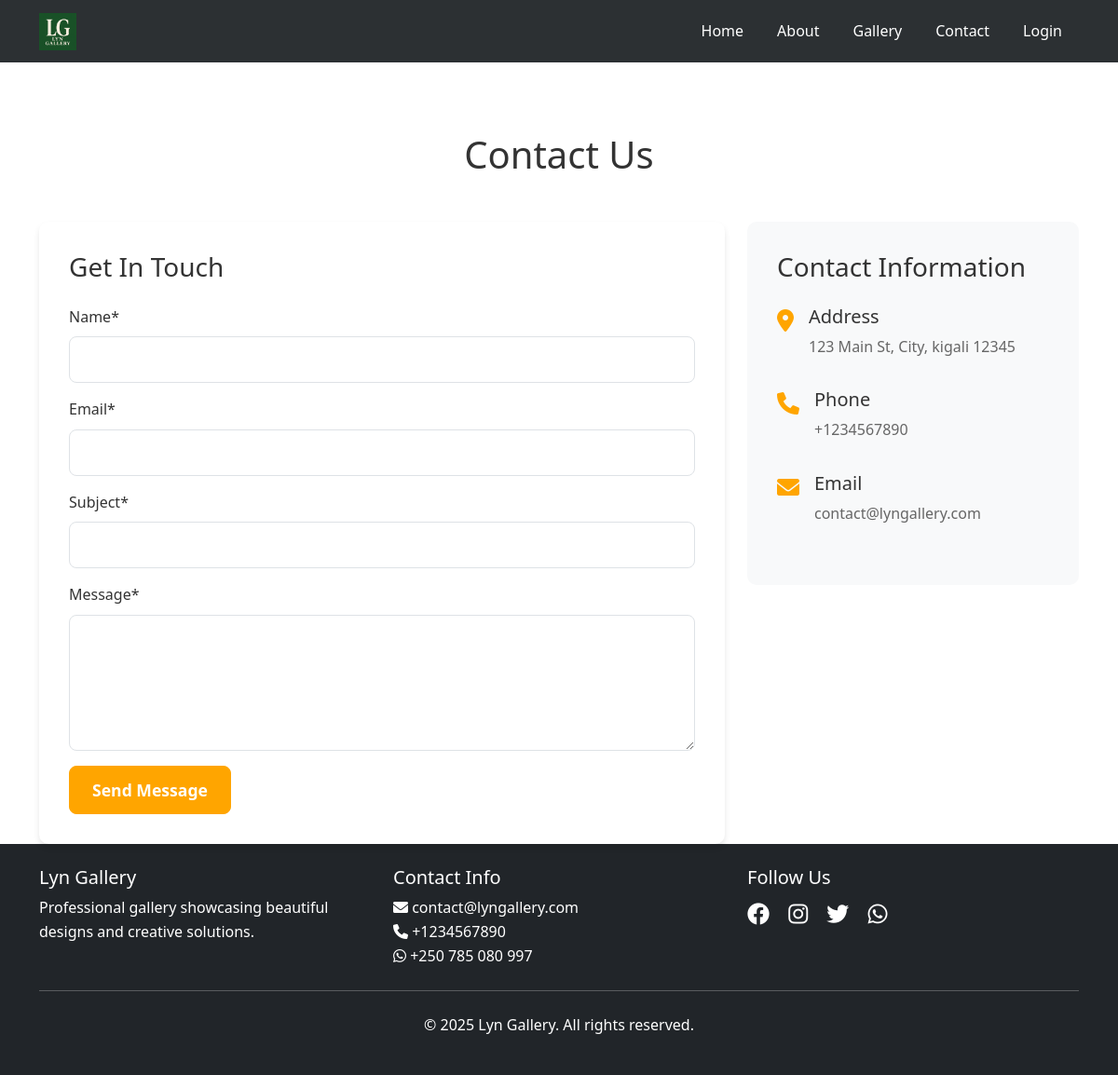
The app's page /contact/, older data.
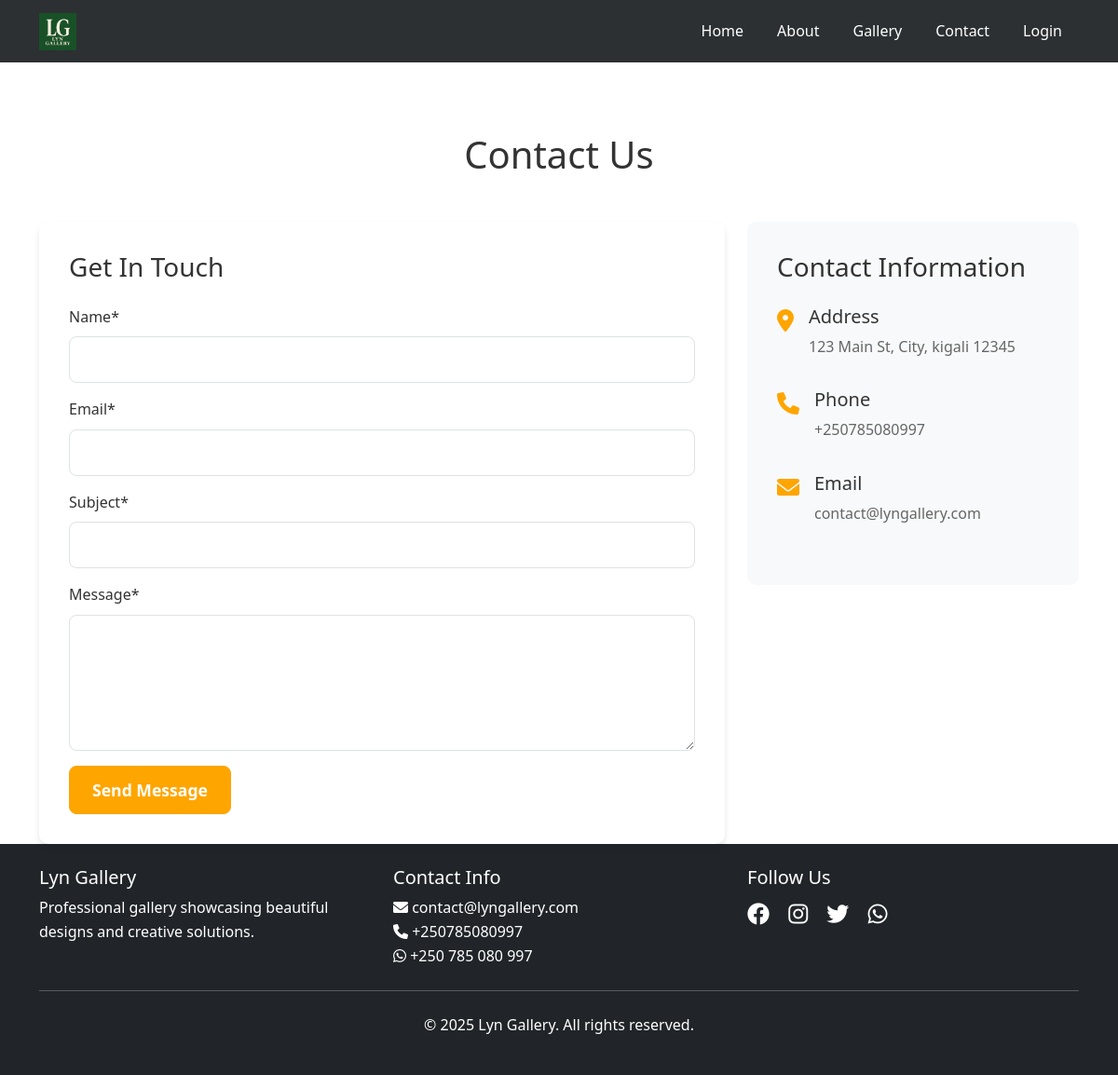
The same page, newer data.
### gallery/models.py (models this page shows, shortened)
class SiteSettings(models.Model):
    site_name = models.CharField(max_length=100, default="Lyn Gallery")
    logo = models.ImageField(upload_to='logos/', null=True, blank=True)
    hero_title = models.CharField(max_length=200, default="Design Your Kitchen with the Experts")
    hero_subtitle = models.CharField(max_length=300, default="$200 Deposit 3D Design & Measurement")
    hero_video = models.FileField(upload_to='videos/', null=True, blank=True)
    contact_email = models.EmailField(default="contact@lyngallery.com")
    contact_phone = models.CharField(max_length=20, default="+1234567890")
    address = models.TextField(default="123 Main St, City, State 12345")
    class Meta:
        verbose_name = "Site Settings"
        verbose_name_plural = "Site Settings"

### gallery/views.py (the view)
# urls.py: path('contact/', views.contact, name='contact'),
def contact(request):
    if request.method == 'POST':
        form = ContactForm(request.POST)
        if form.is_valid():
            form.save()
            messages.success(request, 'Your message has been sent successfully!')
            return redirect('gallery:contact')
    else:
        form = ContactForm()
    return render(request, 'contact.html', {'form': form})

### gallery/forms.py
class ContactForm(forms.ModelForm):
    class Meta:
        model = ContactMessage
        fields = ['name', 'email', 'subject', 'message']
        widgets = {
            'name': forms.TextInput(attrs={'class': 'form-control'}),
            'email': forms.EmailInput(attrs={'class': 'form-control'}),
            'subject': forms.TextInput(attrs={'class': 'form-control'}),
            'message': forms.Textarea(attrs={'class': 'form-control', 'rows': 5}),
        }

### gallery/context_processors.py (called while the page is built)
def site_settings(request):
    try:
        settings = SiteSettings.objects.get(id=1)
    except SiteSettings.DoesNotExist:
        settings = None
    return {'site_settings': settings}

### templates/contact.html (shortened to what this page needs)
{% extends 'base.html' %}
{% load static %}
{% load crispy_forms_tags %}
{% block content %}
<div class="container mt-5 pt-4">
    <div class="row">
        <div class="col-12">
            <h1 class="text-center mb-5">Contact Us</h1>
        </div>
    </div>
    <div class="row">
        <div class="col-lg-8">
            <div class="contact-form">
                <h3 class="mb-4">Get In Touch</h3>
                <form method="POST">
                    {{ form|crispy }}
                    <button type="submit" class="btn btn-primary">Send Message</button>
                </form>
            </div>
        </div>
        <div class="col-lg-4">
            <div class="contact-info">
                <h3 class="mb-4">Contact Information</h3>
                <div class="contact-item">
                    <i class="fas fa-map-marker-alt"></i>
                    <div>
                        <h5>Address</h5>
                        <p>{{ site_settings.address|default:"123 Main St, City, State 12345" }}</p>
                    </div>
                </div>
                <div class="contact-item">
                    <i class="fas fa-phone"></i>
                    <div>
                        <h5>Phone</h5>
                        <p>{{ site_settings.contact_phone|default:"+1234567890" }}</p>
                    </div>
                </div>
                <div class="contact-item">
                    <i class="fas fa-envelope"></i>
                    <div>
                        <h5>Email</h5>
                        <p>{{ site_settings.contact_email|default:"contact@lyngallery.com" }}</p>
                    </div>
                </div>
            </div>
        </div>
    </div>
</div>
{% endblock %}

### templates/base.html (shortened to what the changed rows need)
<!DOCTYPE html>
<html lang="en">
<head>
    <link href="https://cdn.jsdelivr.net/npm/bootstrap@5.3.0/dist/css/bootstrap.min.css" rel="stylesheet">
    <link rel="stylesheet" href="https://cdnjs.cloudflare.com/ajax/libs/font-awesome/6.0.0/css/all.min.css">
    {% load static %}
    <link rel="stylesheet" href="{% static 'css/style.css' %}">
    <link rel="stylesheet" href="https://cdn.jsdelivr.net/npm/swiper@11/swiper-bundle.min.css" />
</head>
<body>
    <nav class="navbar navbar-expand-lg navbar-dark bg-dark fixed-top">
        <div class="container">
            <a class="navbar-brand" href="{% url 'gallery:home' %}">
                {% if site_settings.logo %}
                    <img src="{{ site_settings.logo.url }}" alt="{{ site_settings.site_name }}" height="40">
                {% else %}
                    <strong>{{ site_settings.site_name|default:"LYN GALLERY" }}</strong>
                {% endif %}
            </a>
        </div>
    </nav>
    <main>
        {% block content %}{% endblock %}
    </main>
    <footer class="bg-dark text-white py-4 ">
        <div class="container">
            <div class="row">
                <div class="col-md-4">
                    <h5>{{ site_settings.site_name|default:"Lyn Gallery" }}</h5>
                    <p>Professional gallery showcasing beautiful designs and creative solutions.</p>
                </div>
                <div class="col-md-4">
                    <h5>Contact Info</h5>
                    <a href="mailto:{{ site_settings.contact_email|default:"contact@lyngallery.com" }}" class="text-decoration-none text-white"><i class="fas fa-envelope"></i> {{ site_settings.contact_email|default:"contact@lyngallery.com" }}</a>
                    <br>
                    <a href="tel:+250785080997" target="_blank" class="text-decoration-none text-white"><i class="fas fa-phone"></i> {{ site_settings.contact_phone|default:"+250785080997" }}</a>
                    <br>
                    <a href="https://wa.me/250785080997" target="_blank" class="text-decoration-none text-white"><i class="fab fa-whatsapp"></i> +250 785 080 997</a>
                </div>
            </div>
            <div class="text-center">
                <p>&copy; 2025 {{ site_settings.site_name|default:"Lyn Gallery" }}. All rights reserved.</p>
            </div>
        </div>
    </footer>
</body>
</html>

Row changes from the older to the newer data that the page shows:
changed SiteSettings "Lyn Gallery": contact_phone "+1234567890" → "+250785080997"
